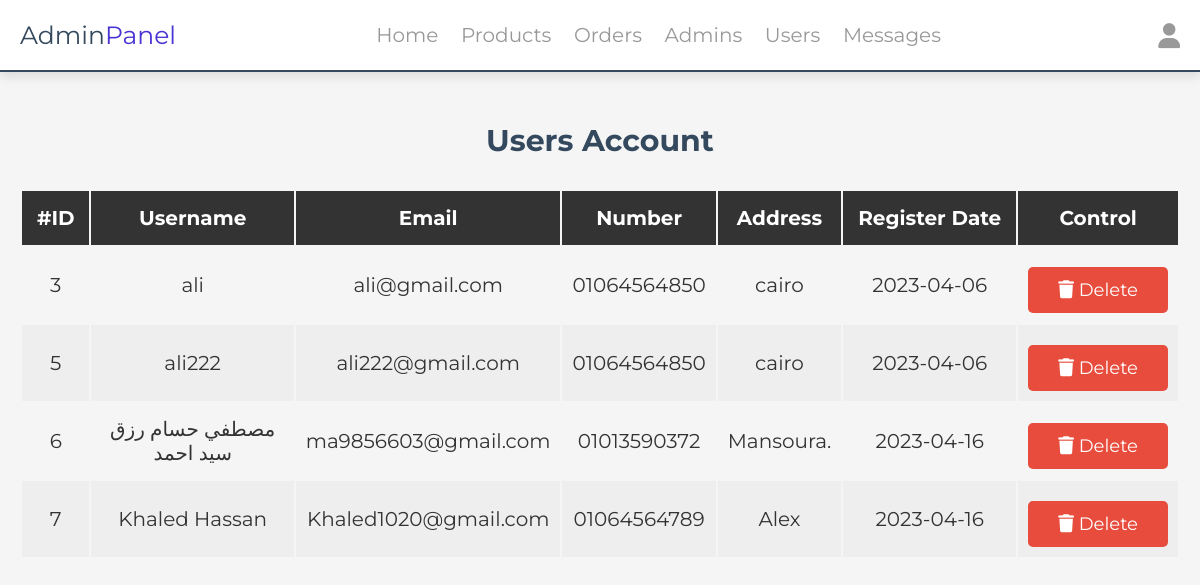
The page /admin/users_accounts.php (signed in) on the database as committed earlier.
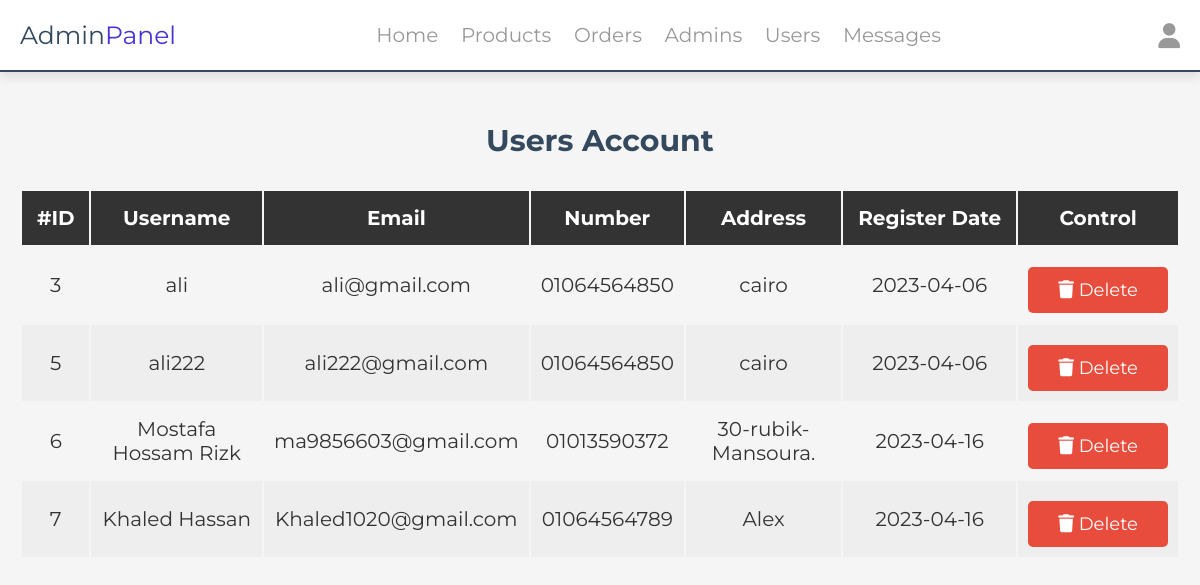
The same page on the database as committed later.
### tables this page shows
CREATE TABLE `users` (
  `user_id` int(11) NOT NULL,
  `user_name` varchar(100) NOT NULL,
  `user_email` varchar(100) NOT NULL,
  `user_number` varchar(12) NOT NULL,
  `user_password` varchar(255) NOT NULL,
  `user_address` varchar(200) NOT NULL DEFAULT 'xx',
  `user_register` date DEFAULT current_timestamp()
);

### components/function.php (called while the page is built, shortened)
<?php
function getAllDate($table, $col = '', $value = '')
{
    global $connection;
    $condition = '';
    $data = $connection->query("SELECT * FROM `$table` $condition");
    $data = $data->fetchAll(PDO::FETCH_ASSOC);
    return $data;
}

### admin/users_accounts.php (the view, shortened to what this page needs)
<?php
include '../components/connection.php';
include '../components/function.php';
?>
<?php include '../components/admin_navbar.php'; ?>
<h1 class="heading">users account</h1>
<section class="display-product-table">
    <table>
        <thead>
            <th>#ID</th>
            <th>Username</th>
            <th>Email</th>
            <th>Number</th>
            <th>Address</th>
            <th>Register Date</th>
            <th>Control</th>
        </thead>
        <tbody>
            <?php
            $fetch_users = getAllDate('users');
            if (!empty($fetch_users)) {
                foreach ($fetch_users as  $user) {
            ?>
                    <tr class='row-table'>
                        <td><?php echo $user['user_id'] ?></td>
                        <td><?php echo $user['user_name'] ?></td>
                        <td><?php echo $user['user_email'] ?></td>
                        <td><?php echo $user['user_number'] ?></td>
                        <td><?php echo $user['user_address'] ?></td>
                        <td><?php echo $user['user_register'] ?></td>
                        <td class="flex-btn">
                            <a href="users_accounts.php?delete=<?php echo $user['user_id'] . "&username=" . $user['user_name']  ?>" class="delete-btn" onclick="return confirm('Are you soure Delete this user ?');"><i class="fa-solid fa-trash"></i> Delete</a>
                        </td>
                    </tr>
            <?php
                }
            } else {
                echo '<p class="empty">no accounts available</p>';
            }
            ?>
        </tbody>
    </table>
</section>
<?php include '../components/admin_footer.php' ?>

Rows that differ between the two databases and show on the page:
changed users "ma9856603@gmail.com": user_name "مصطفي حسام رزق سيد احمد" → "Mostafa Hossam Rizk"; user_address "Mansoura." → "30-rubik-Mansoura."
